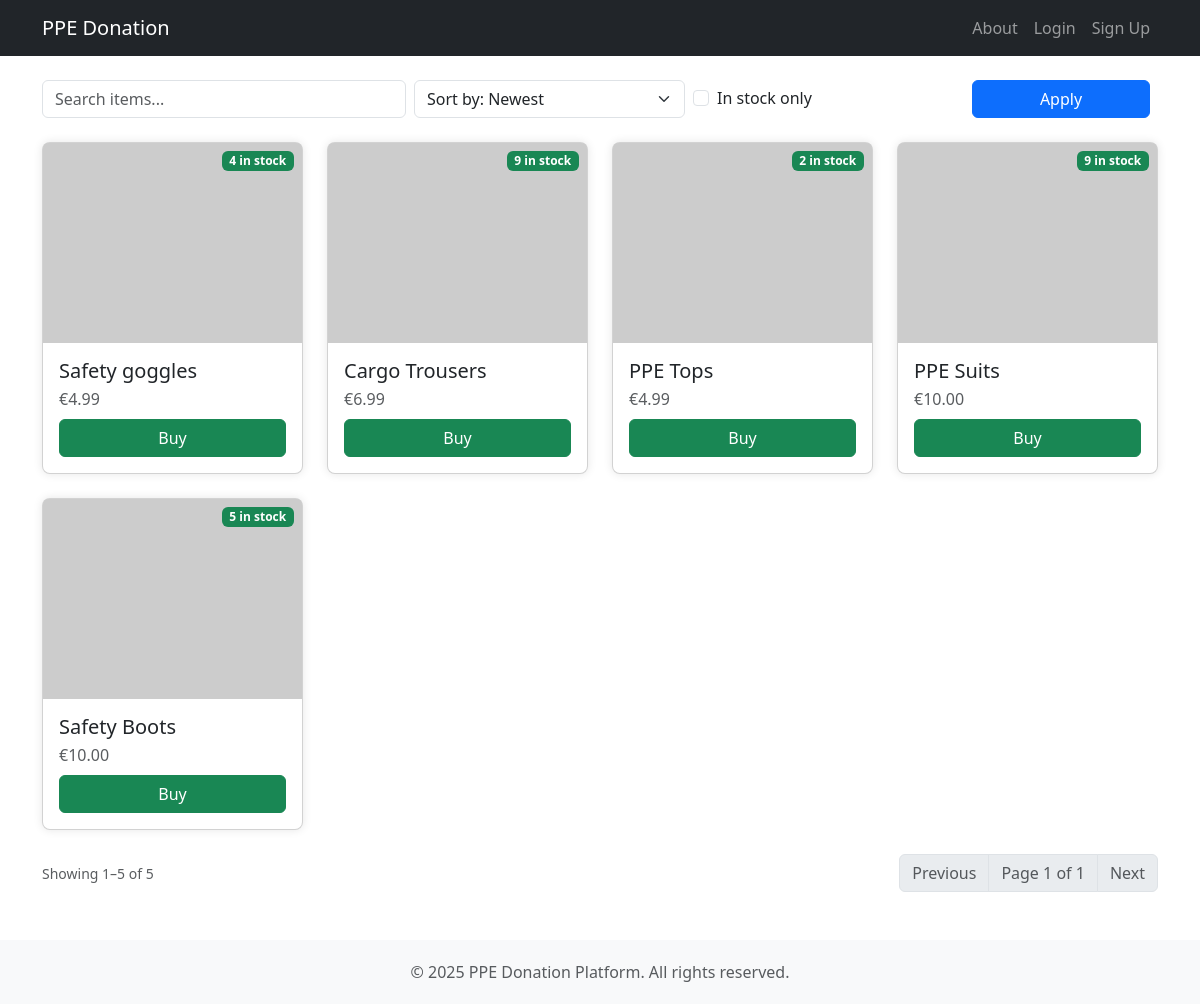
The app's page /items/ with its own data.
### items/models.py (models this page shows, shortened)
class Item(models.Model):
    name = models.CharField(max_length=255)
    price = models.FloatField()
    stock = models.IntegerField()
    image_url = models.CharField(max_length=255)

### items/views.py (the view)
# urls.py: path('', views.index, name='items_index'),            # item list page
def index(request):
    qs = Item.objects.all().order_by('-id')  # newest first
    q = (request.GET.get('q') or '').strip()
    if q:
        qs = qs.filter(name__icontains=q)
    in_stock = request.GET.get('in_stock') == '1'
    if in_stock:
        qs = qs.filter(stock__gt=0)
    sort = request.GET.get('sort') or ''
    if sort == 'price_asc':
        qs = qs.order_by('price')
    elif sort == 'price_desc':
        qs = qs.order_by('-price')
    elif sort == 'name':
        qs = qs.order_by('name')
    paginator = Paginator(qs, 8)  # cards per page
    page_obj = paginator.get_page(request.GET.get('page'))
    return render(request, 'index.html', {
        'page_obj': page_obj,
        'q': q,
        'in_stock': in_stock,
        'sort': sort,
    })

### items/templates/index.html (shortened to what this page needs)
{% extends "base.html" %}
{% block content %}
<div class="d-flex flex-wrap align-items-center gap-2 mb-4">
  <form class="row g-2 w-100" method="get" action="">
    <div class="col-12 col-md-4">
      <input type="search" class="form-control" name="q" placeholder="Search items..."
             value="{{ q }}">
    </div>
    <div class="col-12 col-md-3">
      <select name="sort" class="form-select">
        <option value="" {% if not sort %}selected{% endif %}>Sort by: Newest</option>
      </select>
    </div>
    <div class="col-12 col-md-3 d-flex align-items-center">
      <div class="form-check">
        <input class="form-check-input" type="checkbox" value="1" id="instock" name="in_stock"
               {% if in_stock %}checked{% endif %}>
        <label class="form-check-label" for="instock">
          In stock only
        </label>
      </div>
    </div>
    <div class="col-12 col-md-2 d-grid">
      <button type="submit" class="btn btn-primary">Apply</button>
    </div>
  </form>
</div>
{% if page_obj.object_list %}
  <div class="row row-cols-1 row-cols-sm-2 row-cols-md-3 row-cols-lg-4 g-4">
    {% for item in page_obj.object_list %}
      <div class="col">
        <div class="card h-100 item-card position-relative">
          <img
            src="{{ item.image_url }}"
            class="card-img-top item-img"
            alt="{{ item.name }}"
            loading="lazy"
            onerror="this.onerror=null;this.src='https://via.placeholder.com/600x400?text=PPE+Item';"
          >
          {% if item.stock > 0 %}
            <span class="badge bg-success position-absolute top-0 end-0 m-2">
              {{ item.stock }} in stock
            </span>
          {% else %}
            <span class="badge bg-danger position-absolute top-0 end-0 m-2">
              Out of stock
            </span>
          {% endif %}
          <div class="card-body d-flex flex-column">
            <h5 class="card-title mb-1 text-truncate" title="{{ item.name }}">{{ item.name }}</h5>
            <p class="text-muted mb-2">€{{ item.price|floatformat:2 }}</p>
            <div class="mt-auto">
              {% if item.stock > 0 %}
                <a href="{% url 'buy_item' item.id %}" class="btn btn-success w-100">Buy</a>
              {% else %}
                <button class="btn btn-secondary w-100" disabled>Out of stock</button>
              {% endif %}
            </div>
          </div>
        </div>
      </div>
    {% endfor %}
  </div>
  <div class="d-flex justify-content-between align-items-center mt-4">
    <div class="text-muted small">
      Showing
      {% with start=page_obj.start_index end=page_obj.end_index total=page_obj.paginator.count %}
        {{ start }}–{{ end }} of {{ total }}
      {% endwith %}
    </div>
    <nav aria-label="Items pagination">
      <ul class="pagination mb-0">
        {% if page_obj.has_previous %}
          <li class="page-item">
            <a class="page-link" href="?q={{ q }}&sort={{ sort }}{% if in_stock %}&in_stock=1{% endif %}&page={{ page_obj.previous_page_number }}">Previous</a>
          </li>
        {% else %}
          <li class="page-item disabled"><span class="page-link">Previous</span></li>
        {% endif %}
        <li class="page-item disabled">
          <span class="page-link">Page {{ page_obj.number }} of {{ page_obj.paginator.num_pages }}</span>
        </li>
        {% if page_obj.has_next %}
          <li class="page-item">
            <a class="page-link" href="?q={{ q }}&sort={{ sort }}{% if in_stock %}&in_stock=1{% endif %}&page={{ page_obj.next_page_number }}">Next</a>
          </li>
        {% else %}
          <li class="page-item disabled"><span class="page-link">Next</span></li>
        {% endif %}
      </ul>
    </nav>
  </div>
{% else %}
  <div class="text-center py-5">
    <h5 class="mb-2">No items found</h5>
    <p class="text-muted">Try clearing filters or searching with a different term.</p>
    <a href="{% url 'home' %}" class="btn btn-outline-secondary">Reset</a>
  </div>
{% endif %}
{% endblock %}

### items/templates/base.html (shortened to what this page needs)
<!DOCTYPE html>
<html lang="en">
<head>
    <link href="https://cdn.jsdelivr.net/npm/bootstrap@5.3.0/dist/css/bootstrap.min.css" rel="stylesheet">
</head>
<body>
<nav class="navbar navbar-expand-lg navbar-dark bg-dark">
  <div class="container">
    <a class="navbar-brand" href="{% url 'home' %}">PPE Donation</a>
    <div class="collapse navbar-collapse" id="navbarNav">
      <ul class="navbar-nav ms-auto">
        <li class="nav-item">
          <a class="nav-link" href="{% url 'about' %}">About</a>
        </li>
        {% if user.is_authenticated %}
          <li class="nav-item">
            <a class="nav-link disabled">Hi {{ user.username }}</a>
          </li>
          <li class="nav-item">
            <a class="nav-link" href="{% url 'my_orders' %}">My Orders</a>
          </li>
          <li class="nav-item">
            <a class="nav-link" href="{% url 'logout' %}">Logout</a>
          </li>
        {% else %}
          <li class="nav-item">
            <a class="nav-link" href="{% url 'login' %}">Login</a>
          </li>
          <li class="nav-item">
            <a class="nav-link" href="{% url 'signup' %}">Sign Up</a>
          </li>
        {% endif %}
      </ul>
    </div>
  </div>
</nav>
<div class="container mt-4">
  {% block content %}{% endblock %}
</div>
<footer class="mt-5">
  <div class="container">
    <p class="text-muted mb-0">© 2025 PPE Donation Platform. All rights reserved.</p>
  </div>
</footer>
</body>
</html>

### items/templates/base.html (style rules this page uses)
.item-card { box-shadow: 0 0 10px rgba(0,0,0,0.1); border-radius: 8px; }
.item-img { object-fit: cover; height: 200px; }
footer { background-color: #f8f9fa; padding: 20px 0; margin-top: 40px; text-align: center; }

### records on screen
Item: stock "4", name "Safety goggles", price "4.99", shows "Buy"
Item: stock "9", name "Cargo Trousers", price "6.99", shows "Buy"
Item: stock "2", name "PPE Tops", price "4.99", shows "Buy"
Item: stock "9", name "PPE Suits", price "10.00", shows "Buy"
Item: stock "5", name "Safety Boots", price "10.00", shows "Buy"

### other values on screen
{{ start }} "1"
{{ end }} "5"
{{ total }} "5"
{{ page_obj.number }} "1"
{{ page_obj.paginator.num_pages }} "1"
